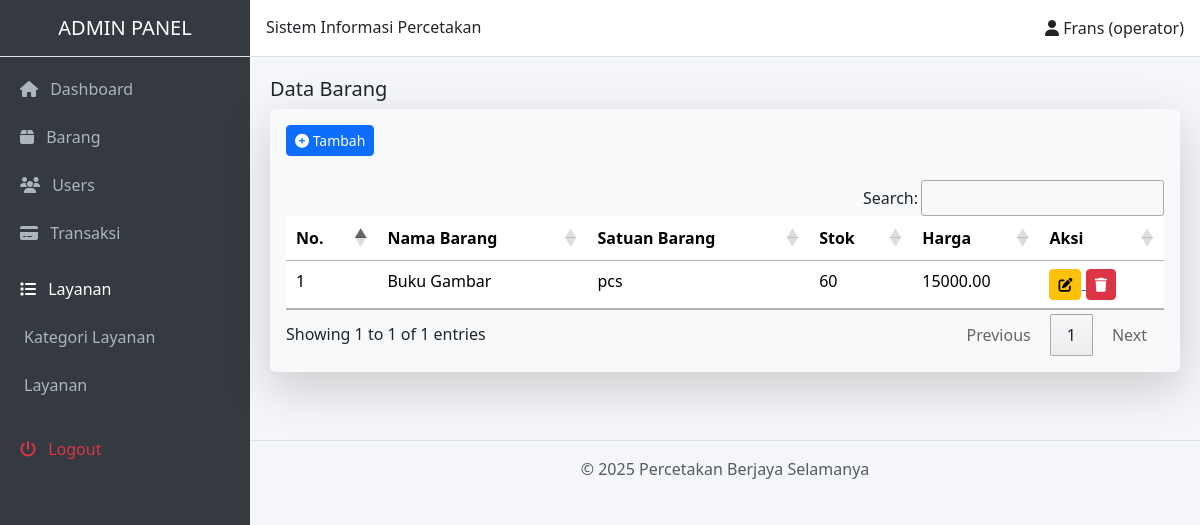
/index.php?halaman=barang (signed in), run on the app's committed database.
### tables this page shows
CREATE TABLE `barang`  (
  `id_barang` int NOT NULL AUTO_INCREMENT,
  `nama_barang` varchar(100) NULL DEFAULT NULL,
  `satuan` varchar(20) NULL DEFAULT NULL,
  `stok` int NULL DEFAULT NULL,
  `harga` decimal(10, 2) NULL DEFAULT NULL,
  PRIMARY KEY (`id_barang`) USING BTREE
);

### menu/barang/barang.php (the view, shortened to what this page needs)
<?php
$koneksi = mysqli_connect('localhost', 'root', '', 'db_percetakan');
$hasil= mysqli_query($koneksi,"select * from barang;");
?>
<h5 class="judul-form">Data Barang</h5>
<div class="shadow-lg p-3 mb-5 bg-body-tertiary rounded">
  <a href="http://localhost/percetakan/index.php?halaman=tambah_barang"><button class="btn btn-primary btn-sm mb-4"><i class="fa fa-plus-circle"></i> Tambah</button></a>
  <table id="tabelUsers" class="table table-hover">
    <thead>
      <th>No.</th>
      <th>Nama Barang</th>
      <th>Satuan Barang</th>
      <th>Stok</th>
      <th>Harga</th>
      <th>Aksi</th>
    </thead>
    <tbody>
      <?php
      $no=1;
      while ($row= mysqli_fetch_array($hasil)) {
      ?>
      <tr>
      <td><?=$no?></td>
      <td><?=$row['nama_barang']?></td>
      <td><?=$row['satuan']?></td>
      <td><?=$row['stok']?></td>
      <td><?=$row['harga']?></td>
      <td>
        <a href="http://localhost/percetakan/index.php?halaman=edit_barang&id_brg=<?=$row['id_barang']?>">
          <button class="btn btn-sm btn-warning"><i class="fa fa-edit"></i></button>
        </a>
        <button class="btn btn-sm btn-danger" onclick="hapusData(<?= $row['id_barang']; ?>)">
            <i class="fa fa-trash"></i>
        </button>
      </td>
      </tr>
      <?php
      $no++;
      }
      ?>
    </tbody>
  </table>
</div>

### index.php (style rules this page uses)
body { background-color: #f4f6f9; }

### data on the page
barang: nama_barang "Buku Gambar", satuan "pcs", stok "60", harga "15000.00"

### other printed values
$_SESSION['user']['nama'] "Frans"
$_SESSION['user']['role'] "operator"
